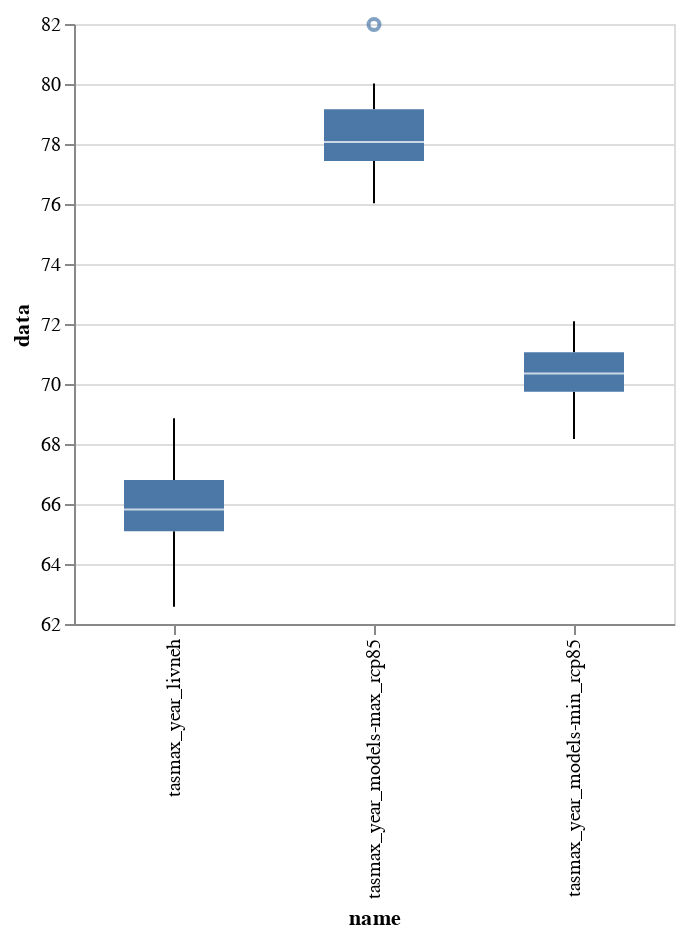

Notebook code for this chart:
### Code cell
alt.Chart(df).mark_boxplot(size=50).encode(
    alt.Y('data',
        scale=alt.Scale(zero=False)
    ),
    x='name',
).properties(
    width=300,
    height=300
).interactive()

### Figure 1 — Vega-Lite specification as saved in the notebook (floating-point values rounded to 4 significant figures)
{"config": {"view": {"continuousWidth": 400, "continuousHeight": 300}}, "data": {"name": "data-26edd4b5de45562b4025fafaf0a388c3"}, "mark": {"type": "boxplot", "size": 50}, "encoding": {"x": {"type": "nominal", "field": "name"}, "y": {"type": "quantitative", "field": "data", "scale": {"zero": false}}}, "height": 300, "selection": {"selector007": {"type": "interval", "bind": "scales", "encodings": ["x", "y"]}}, "width": 300, "$schema": "https://vega.github.io/schema/vega-lite/v4.0.2.json", "datasets": {"data-26edd4b5de45562b4025fafaf0a388c3": [{"name": "tasmax_year_livneh", "index": "1961-12-31T00:00:00Z", "data": 66.85, "date": "1961-12-31T00:00:00+00:00"}, {"name": "tasmax_year_livneh", "index": "1962-12-31T00:00:00Z", "data": 66.36, "date": "1962-12-31T00:00:00+00:00"}, {"name": "tasmax_year_livneh", "index": "1963-12-31T00:00:00Z", "data": 64.51, "date": "1963-12-31T00:00:00+00:00"}, {"name": "tasmax_year_livneh", "index": "1964-12-31T00:00:00Z", "data": 65.73, "date": "1964-12-31T00:00:00+00:00"}, {"name": "tasmax_year_livneh", "index": "1965-12-31T00:00:00Z", "data": 65.66, "date": "1965-12-31T00:00:00+00:00"}, {"name": "tasmax_year_livneh", "index": "1966-12-31T00:00:00Z", "data": 66.28, "date": "1966-12-31T00:00:00+00:00"}, {"name": "tasmax_year_livneh", "index": "1967-12-31T00:00:00Z", "data": 65.48, "date": "1967-12-31T00:00:00+00:00"}, {"name": "tasmax_year_livneh", "index": "1968-12-31T00:00:00Z", "data": 64.7, "date": "1968-12-31T00:00:00+00:00"}, {"name": "tasmax_year_livneh", "index": "1969-12-31T00:00:00Z", "data": 65.09, "date": "1969-12-31T00:00:00+00:00"}, {"name": "tasmax_year_livneh", "index": "1970-12-31T00:00:00Z", "data": 66.07, "date": "1970-12-31T00:00:00+00:00"}, {"name": "tasmax_year_livneh", "index": "1971-12-31T00:00:00Z", "data": 62.58, "date": "1971-12-31T00:00:00+00:00"}, {"name": "tasmax_year_livneh", "index": "1972-12-31T00:00:00Z", "data": 64.23, "date": "1972-12-31T00:00:00+00:00"}, {"name": "tasmax_year_livneh", "index": "1973-12-31T00:00:00Z", "data": 65.11, "date": "1973-12-31T00:00:00+00:00"}, {"name": "tasmax_year_livneh", "index": "1974-12-31T00:00:00Z", "data": 66.65, "date": "1974-12-31T00:00:00+00:00"}, {"name": "tasmax_year_livneh", "index": "1975-12-31T00:00:00Z", "data": 63.58, "date": "1975-12-31T00:00:00+00:00"}, {"name": "tasmax_year_livneh", "index": "1976-12-31T00:00:00Z", "data": 66.09, "date": "1976-12-31T00:00:00+00:00"}, {"name": "tasmax_year_livneh", "index": "1977-12-31T00:00:00Z", "data": 65.91, "date": "1977-12-31T00:00:00+00:00"}, {"name": "tasmax_year_livneh", "index": "1978-12-31T00:00:00Z", "data": 65.66, "date": "1978-12-31T00:00:00+00:00"}, {"name": "tasmax_year_livneh", "index": "1979-12-31T00:00:00Z", "data": 65.51, "date": "1979-12-31T00:00:00+00:00"}, {"name": "tasmax_year_livneh", "index": "1980-12-31T00:00:00Z", "data": 66.17, "date": "1980-12-31T00:00:00+00:00"}, {"name": "tasmax_year_livneh", "index": "1981-12-31T00:00:00Z", "data": 67.27, "date": "1981-12-31T00:00:00+00:00"}, {"name": "tasmax_year_livneh", "index": "1982-12-31T00:00:00Z", "data": 64.86, "date": "1982-12-31T00:00:00+00:00"}, {"name": "tasmax_year_livneh", "index": "1983-12-31T00:00:00Z", "data": 63.79, "date": "1983-12-31T00:00:00+00:00"}, {"name": "tasmax_year_livneh", "index": "1984-12-31T00:00:00Z", "data": 65.43, "date": "1984-12-31T00:00:00+00:00"}, {"name": "tasmax_year_livneh", "index": "1985-12-31T00:00:00Z", "data": 67.19, "date": "1985-12-31T00:00:00+00:00"}, {"name": "tasmax_year_livneh", "index": "1986-12-31T00:00:00Z", "data": 68.01, "date": "1986-12-31T00:00:00+00:00"}, {"name": "tasmax_year_livneh", "index": "1987-12-31T00:00:00Z", "data": 68.86, "date": "1987-12-31T00:00:00+00:00"}, {"name": "tasmax_year_livneh", "index": "1988-12-31T00:00:00Z", "data": 68.71, "date": "1988-12-31T00:00:00+00:00"}, {"name": "tasmax_year_livneh", "index": "1989-12-31T00:00:00Z", "data": 67.26, "date": "1989-12-31T00:00:00+00:00"}, {"name": "tasmax_year_livneh", "index": "1990-12-31T00:00:00Z", "data": 67.78, "date": "1990-12-31T00:00:00+00:00"}, {"name": "tasmax_year_models-min_rcp85", "index": "2070-12-31T00:00:00Z", "data": 69.03, "date": "2070-12-31T00:00:00+00:00"}, {"name": "tasmax_year_models-min_rcp85", "index": "2071-12-31T00:00:00Z", "data": 68.38, "date": "2071-12-31T00:00:00+00:00"}, {"name": "tasmax_year_models-min_rcp85", "index": "2072-12-31T00:00:00Z", "data": 69.48, "date": "2072-12-31T00:00:00+00:00"}, {"name": "tasmax_year_models-min_rcp85", "index": "2073-12-31T00:00:00Z", "data": 69.59, "date": "2073-12-31T00:00:00+00:00"}, {"name": "tasmax_year_models-min_rcp85", "index": "2074-12-31T00:00:00Z", "data": 70.51, "date": "2074-12-31T00:00:00+00:00"}, {"name": "tasmax_year_models-min_rcp85", "index": "2075-12-31T00:00:00Z", "data": 68.97, "date": "2075-12-31T00:00:00+00:00"}, {"name": "tasmax_year_models-min_rcp85", "index": "2076-12-31T00:00:00Z", "data": 69.82, "date": "2076-12-31T00:00:00+00:00"}, {"name": "tasmax_year_models-min_rcp85", "index": "2077-12-31T00:00:00Z", "data": 70.07, "date": "2077-12-31T00:00:00+00:00"}, {"name": "tasmax_year_models-min_rcp85", "index": "2078-12-31T00:00:00Z", "data": 69.72, "date": "2078-12-31T00:00:00+00:00"}, {"name": "tasmax_year_models-min_rcp85", "index": "2079-12-31T00:00:00Z", "data": 70.23, "date": "2079-12-31T00:00:00+00:00"}, {"name": "tasmax_year_models-min_rcp85", "index": "2080-12-31T00:00:00Z", "data": 70.49, "date": "2080-12-31T00:00:00+00:00"}, {"name": "tasmax_year_models-min_rcp85", "index": "2081-12-31T00:00:00Z", "data": 68.17, "date": "2081-12-31T00:00:00+00:00"}, {"name": "tasmax_year_models-min_rcp85", "index": "2082-12-31T00:00:00Z", "data": 70.57, "date": "2082-12-31T00:00:00+00:00"}, {"name": "tasmax_year_models-min_rcp85", "index": "2083-12-31T00:00:00Z", "data": 69.54, "date": "2083-12-31T00:00:00+00:00"}, {"name": "tasmax_year_models-min_rcp85", "index": "2084-12-31T00:00:00Z", "data": 70.68, "date": "2084-12-31T00:00:00+00:00"}, {"name": "tasmax_year_models-min_rcp85", "index": "2085-12-31T00:00:00Z", "data": 70.34, "date": "2085-12-31T00:00:00+00:00"}, {"name": "tasmax_year_models-min_rcp85", "index": "2086-12-31T00:00:00Z", "data": 69.91, "date": "2086-12-31T00:00:00+00:00"}, {"name": "tasmax_year_models-min_rcp85", "index": "2087-12-31T00:00:00Z", "data": 70.36, "date": "2087-12-31T00:00:00+00:00"}, {"name": "tasmax_year_models-min_rcp85", "index": "2088-12-31T00:00:00Z", "data": 70.35, "date": "2088-12-31T00:00:00+00:00"}, {"name": "tasmax_year_models-min_rcp85", "index": "2089-12-31T00:00:00Z", "data": 71.02, "date": "2089-12-31T00:00:00+00:00"}, {"name": "tasmax_year_models-min_rcp85", "index": "2090-12-31T00:00:00Z", "data": 70.87, "date": "2090-12-31T00:00:00+00:00"}, {"name": "tasmax_year_models-min_rcp85", "index": "2091-12-31T00:00:00Z", "data": 70.31, "date": "2091-12-31T00:00:00+00:00"}, {"name": "tasmax_year_models-min_rcp85", "index": "2092-12-31T00:00:00Z", "data": 71.2, "date": "2092-12-31T00:00:00+00:00"}, {"name": "tasmax_year_models-min_rcp85", "index": "2093-12-31T00:00:00Z", "data": 71.32, "date": "2093-12-31T00:00:00+00:00"}, {"name": "tasmax_year_models-min_rcp85", "index": "2094-12-31T00:00:00Z", "data": 71.07, "date": "2094-12-31T00:00:00+00:00"}, {"name": "tasmax_year_models-min_rcp85", "index": "2095-12-31T00:00:00Z", "data": 71.31, "date": "2095-12-31T00:00:00+00:00"}, {"name": "tasmax_year_models-min_rcp85", "index": "2096-12-31T00:00:00Z", "data": 71.55, "date": "2096-12-31T00:00:00+00:00"}, {"name": "tasmax_year_models-min_rcp85", "index": "2097-12-31T00:00:00Z", "data": 72.06, "date": "2097-12-31T00:00:00+00:00"}, {"name": "tasmax_year_models-min_rcp85", "index": "2098-12-31T00:00:00Z", "data": 72.09, "date": "2098-12-31T00:00:00+00:00"}, {"name": "tasmax_year_models-min_rcp85", "index": "2099-12-31T00:00:00Z", "data": 71.26, "date": "2099-12-31T00:00:00+00:00"}, {"name": "tasmax_year_models-max_rcp85", "index": "2070-12-31T00:00:00Z", "data": 77.14, "date": "2070-12-31T00:00:00+00:00"}, {"name": "tasmax_year_models-max_rcp85", "index": "2071-12-31T00:00:00Z", "data": 76.07, "date": "2071-12-31T00:00:00+00:00"}, {"name": "tasmax_year_models-max_rcp85", "index": "2072-12-31T00:00:00Z", "data": 76.49, "date": "2072-12-31T00:00:00+00:00"}, {"name": "tasmax_year_models-max_rcp85", "index": "2073-12-31T00:00:00Z", "data": 76.13, "date": "2073-12-31T00:00:00+00:00"}, {"name": "tasmax_year_models-max_rcp85", "index": "2074-12-31T00:00:00Z", "data": 77.45, "date": "2074-12-31T00:00:00+00:00"}, {"name": "tasmax_year_models-max_rcp85", "index": "2075-12-31T00:00:00Z", "data": 76.03, "date": "2075-12-31T00:00:00+00:00"}, {"name": "tasmax_year_models-max_rcp85", "index": "2076-12-31T00:00:00Z", "data": 77.5, "date": "2076-12-31T00:00:00+00:00"}, {"name": "tasmax_year_models-max_rcp85", "index": "2077-12-31T00:00:00Z", "data": 77.43, "date": "2077-12-31T00:00:00+00:00"}, {"name": "tasmax_year_models-max_rcp85", "index": "2078-12-31T00:00:00Z", "data": 77.57, "date": "2078-12-31T00:00:00+00:00"}, {"name": "tasmax_year_models-max_rcp85", "index": "2079-12-31T00:00:00Z", "data": 78.47, "date": "2079-12-31T00:00:00+00:00"}, {"name": "tasmax_year_models-max_rcp85", "index": "2080-12-31T00:00:00Z", "data": 78.3, "date": "2080-12-31T00:00:00+00:00"}, {"name": "tasmax_year_models-max_rcp85", "index": "2081-12-31T00:00:00Z", "data": 78.01, "date": "2081-12-31T00:00:00+00:00"}, {"name": "tasmax_year_models-max_rcp85", "index": "2082-12-31T00:00:00Z", "data": 79.13, "date": "2082-12-31T00:00:00+00:00"}, {"name": "tasmax_year_models-max_rcp85", "index": "2083-12-31T00:00:00Z", "data": 77.25, "date": "2083-12-31T00:00:00+00:00"}, {"name": "tasmax_year_models-max_rcp85", "index": "2084-12-31T00:00:00Z", "data": 77.57, "date": "2084-12-31T00:00:00+00:00"}, {"name": "tasmax_year_models-max_rcp85", "index": "2085-12-31T00:00:00Z", "data": 78.23, "date": "2085-12-31T00:00:00+00:00"}, {"name": "tasmax_year_models-max_rcp85", "index": "2086-12-31T00:00:00Z", "data": 77.25, "date": "2086-12-31T00:00:00+00:00"}, {"name": "tasmax_year_models-max_rcp85", "index": "2087-12-31T00:00:00Z", "data": 79.41, "date": "2087-12-31T00:00:00+00:00"}, {"name": "tasmax_year_models-max_rcp85", "index": "2088-12-31T00:00:00Z", "data": 78.02, "date": "2088-12-31T00:00:00+00:00"}, {"name": "tasmax_year_models-max_rcp85", "index": "2089-12-31T00:00:00Z", "data": 77.97, "date": "2089-12-31T00:00:00+00:00"}, {"name": "tasmax_year_models-max_rcp85", "index": "2090-12-31T00:00:00Z", "data": 79.3, "date": "2090-12-31T00:00:00+00:00"}, {"name": "tasmax_year_models-max_rcp85", "index": "2091-12-31T00:00:00Z", "data": 78.12, "date": "2091-12-31T00:00:00+00:00"}, {"name": "tasmax_year_models-max_rcp85", "index": "2092-12-31T00:00:00Z", "data": 79.25, "date": "2092-12-31T00:00:00+00:00"}, {"name": "tasmax_year_models-max_rcp85", "index": "2093-12-31T00:00:00Z", "data": 79.61, "date": "2093-12-31T00:00:00+00:00"}, {"name": "tasmax_year_models-max_rcp85", "index": "2094-12-31T00:00:00Z", "data": 79.16, "date": "2094-12-31T00:00:00+00:00"}, {"name": "tasmax_year_models-max_rcp85", "index": "2095-12-31T00:00:00Z", "data": 78.31, "date": "2095-12-31T00:00:00+00:00"}, {"name": "tasmax_year_models-max_rcp85", "index": "2096-12-31T00:00:00Z", "data": 80.01, "date": "2096-12-31T00:00:00+00:00"}, {"name": "tasmax_year_models-max_rcp85", "index": "2097-12-31T00:00:00Z", "data": 78.73, "date": "2097-12-31T00:00:00+00:00"}, {"name": "tasmax_year_models-max_rcp85", "index": "2098-12-31T00:00:00Z", "data": 81.98, "date": "2098-12-31T00:00:00+00:00"}, {"name": "tasmax_year_models-max_rcp85", "index": "2099-12-31T00:00:00Z", "data": 79.64, "date": "2099-12-31T00:00:00+00:00"}]}}
